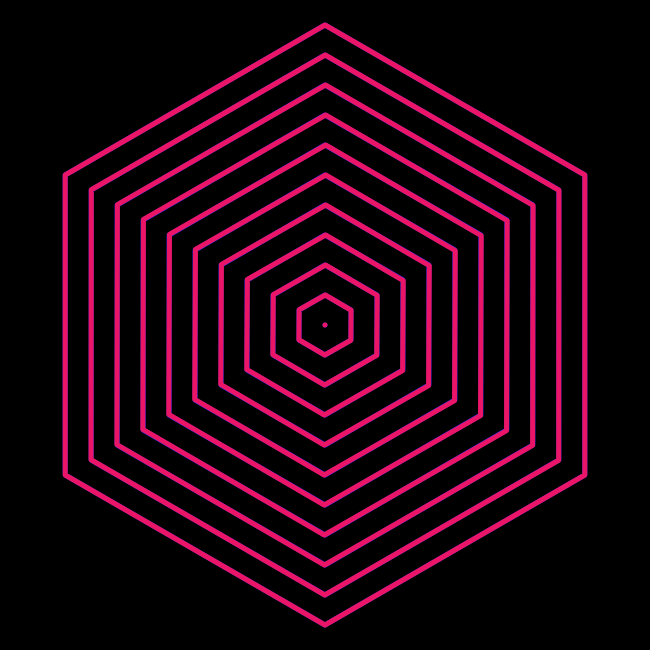
Frame 1 (no input)
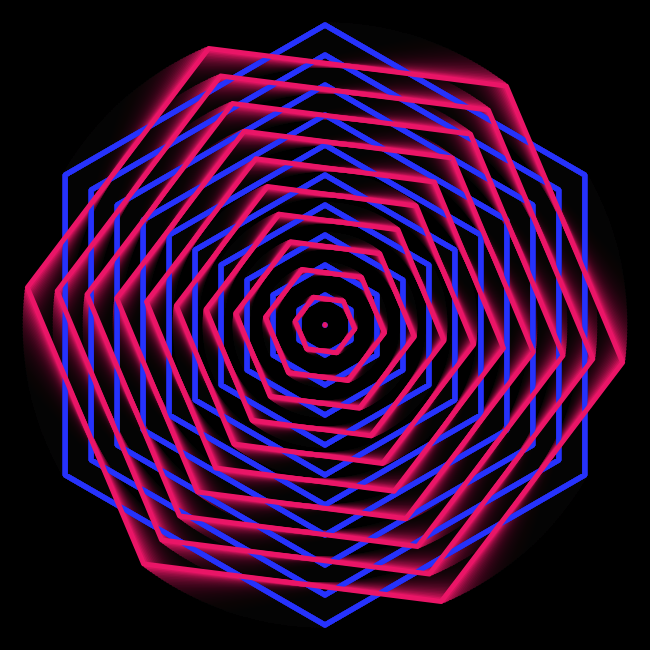
Frame 60 (no input)
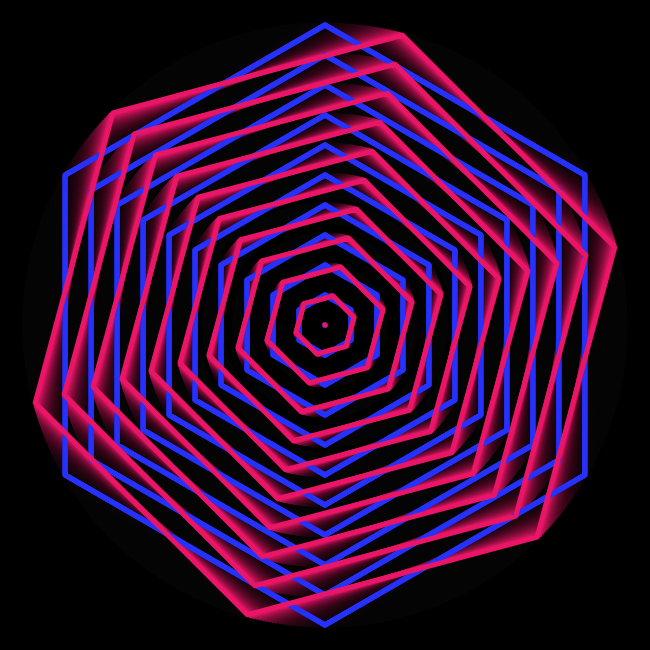
Frame 120 (the mouse pressed at the canvas centre since frame 60)

The p5.js sketch that drew these frames (run headless with seeded random() and noise() and a simulated clock; from frame 60 on, the mouse is pressed at the canvas centre):

// p5.js sketch
// ── sketch.js
var scalar;
var rotationSpeed;
var theta;

function setup() {
  createCanvas(650,650);
  background(0);
  rotationSpeed = 0.001;
  theta = 0.0;
}

function draw() {
  background(0,30);
  strokeWeight(5);
  strokeJoin(ROUND);
  noFill();
   
  for(var j=0; j<11; j++){
  	push();
  	translate(width/2, height/2);
  	beginShape(); //HEXAGON
  	var numSides = 6;
  	//we divide our total angle by the number of sides
  	var angleDivision = 360/numSides;
  	var radius = 300-30*j; //increase this number to make the shape larger
  	for(var i=0; i<360; i++){
    	stroke(38,50,252);       
    	vertex(sin(radians(angleDivision * i))*radius, cos(radians(angleDivision * i ))*radius);
	 	}
  	endShape(CLOSE);
  	pop();
  	}
  
	//push();
 	//translate(width/2, height/2);
  //rotate(theta);
  for(var j=0; j<11; j++){
  	push();
  	translate(width/2, height/2);
  	rotate(theta);
  	beginShape(); //HEXAGON
  	var numSides = 6;
  	//we divide our total angle by the number of sides
  	var angleDivision = 360/numSides;
  	var radius = 300-30*j; //increase this number to make the shape larger
  	for(var i=0; i<360; i++){
    	stroke(234,21,103);       
    	vertex(sin(radians(angleDivision * i))*radius, cos(radians(angleDivision * i ))*radius);
	 	}
  	endShape(CLOSE);
  	pop();
  	theta+=rotationSpeed;
  	}
}
